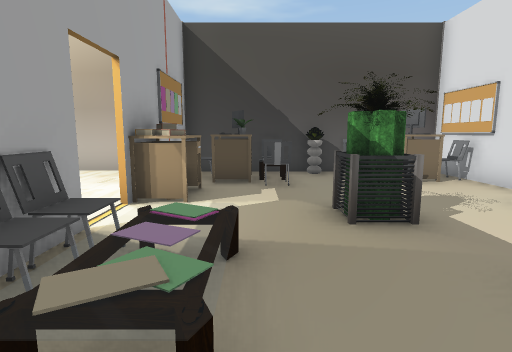
View 1 (above)

24 first-person views from a walk through a 3-D level made in the Unity game engine. The camera is 1.2 m above the floor, tilts 8° down and sees 80° across. The floor is counted in squares, 1 m on a side. Each view is taken from the middle of a square. On the plan, view 1 faces up. The plan holds only what a view shows up to about 13 squares ahead; the rest is blank. The place goes on beyond the plan. The player character is not drawn. Some surface patterns are stand-ins.

View 2
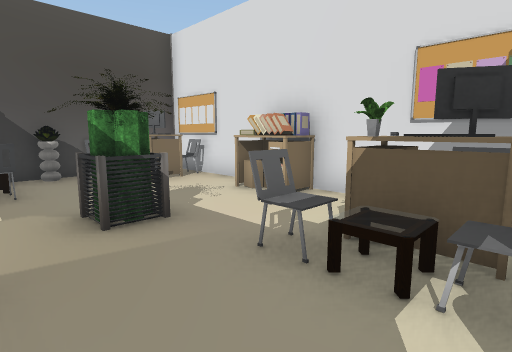

View 3
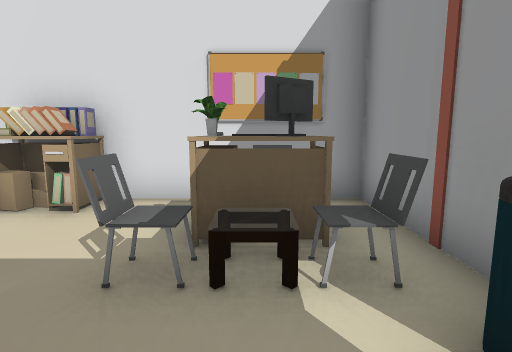

View 4
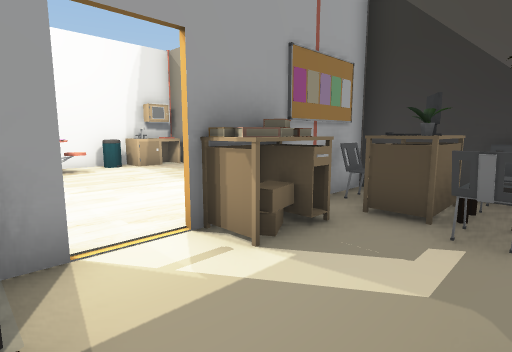

View 5
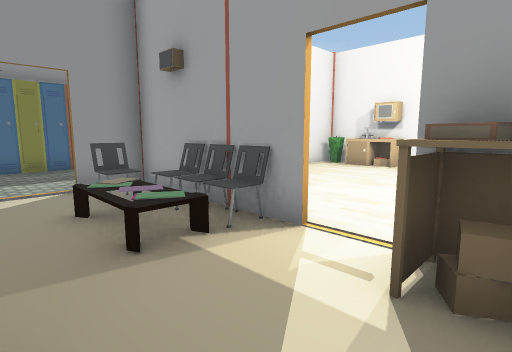

View 6
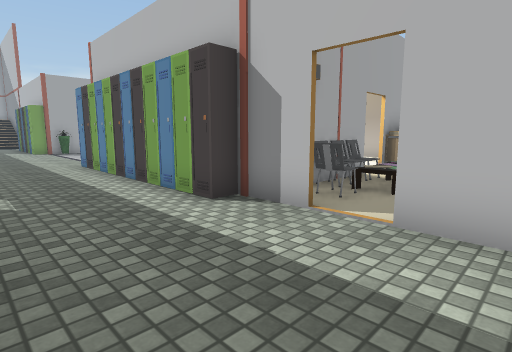

View 7
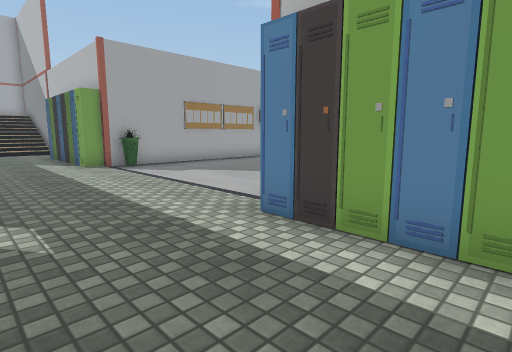

View 8
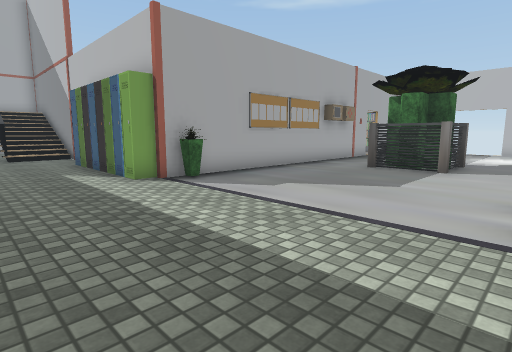

View 9
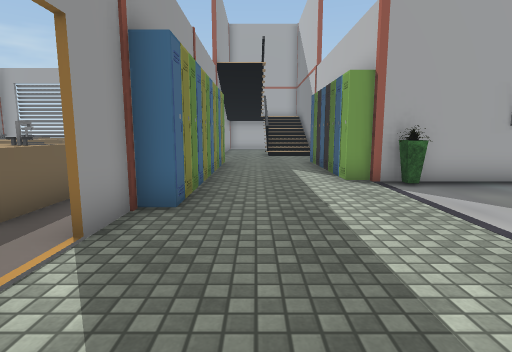

View 10
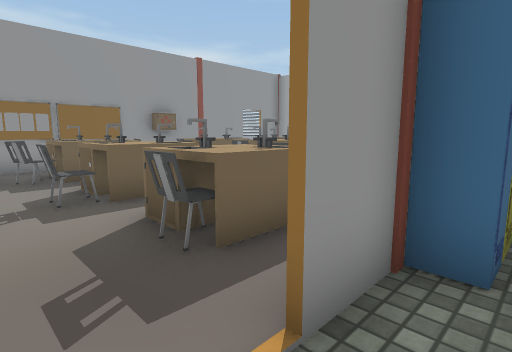

View 11
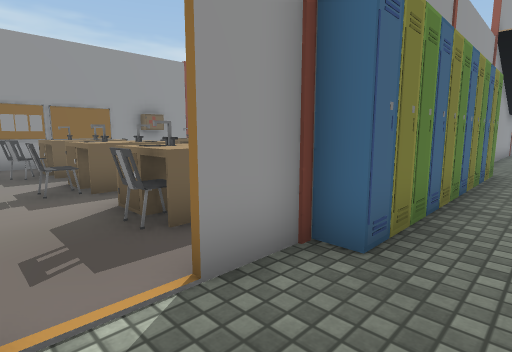

View 12
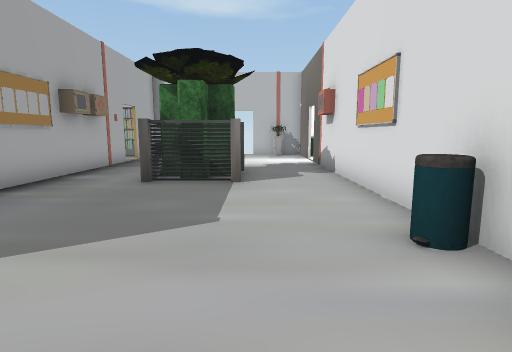

View 13
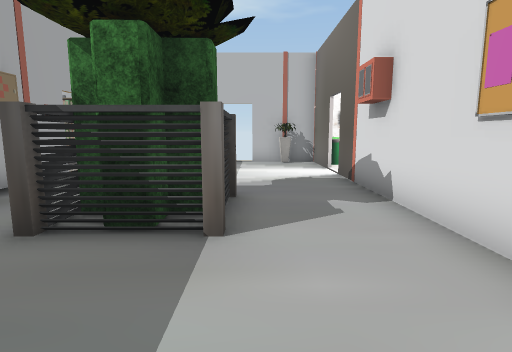

View 14
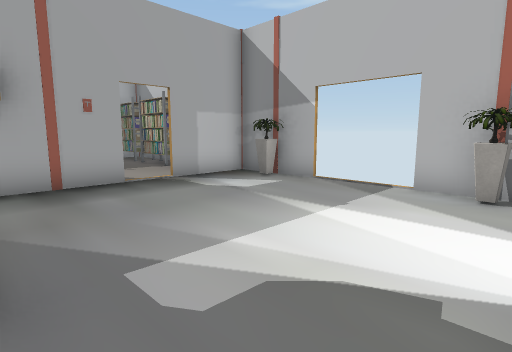

View 15
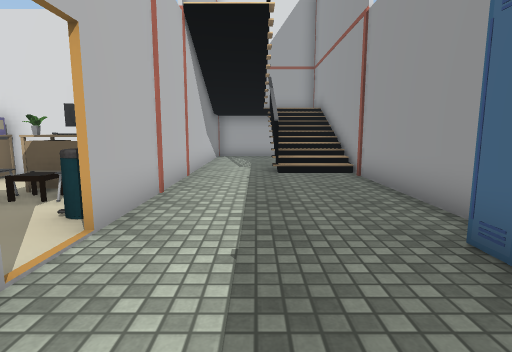

View 16
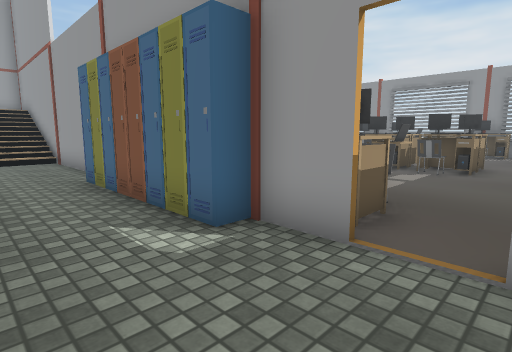

View 17
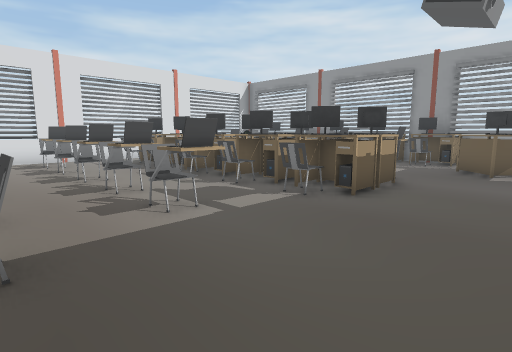

View 18
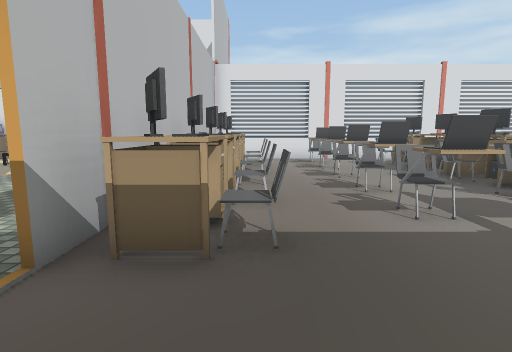

View 19
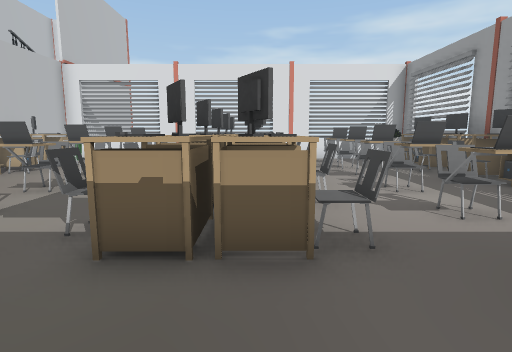

View 20
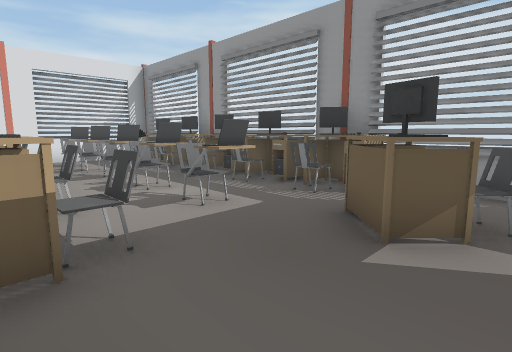

View 21
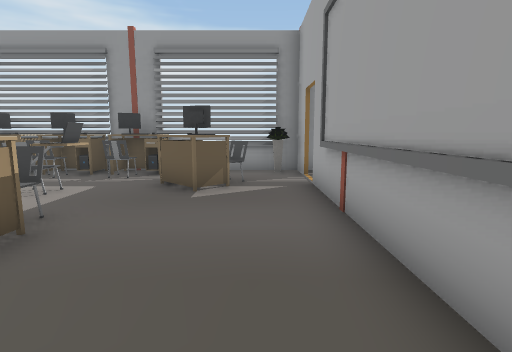

View 22
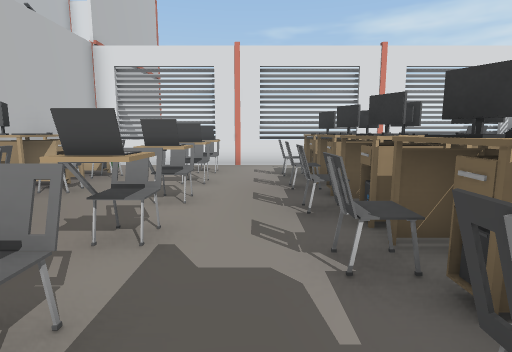

View 23
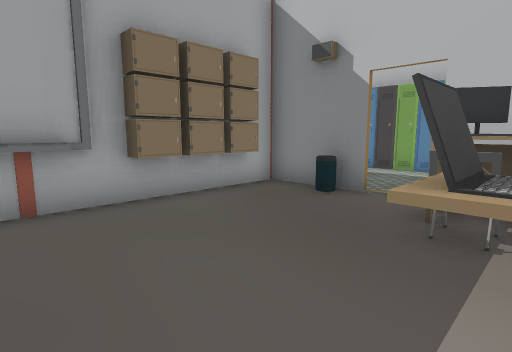

View 24
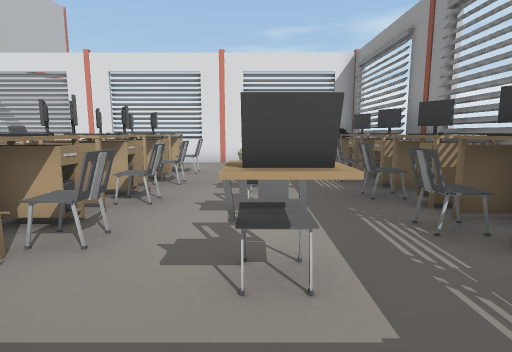

### Floor plan
Key: @ floor where view 1 was taken; # wall or solid block; x gap in a wall; . floor; / step, stairs or slope; C computer; T table; H chair; P plant; B books; I thing the floor can be seen under or through; N bin; L locker; R rack; O other object.
Columns run from 22 left of view 1 to 9 right of it. Each row starts with its distance up from view 1.
 15    ###x  x##
 14 RROO.O....O#
 13  ..#.......#
 12  ..........##
 11    x.......#
 10     .......#        #       #
  9    #........LT  #####CTOO TT#
  8     ........TT..... HOP.. CH#
  7    #...PP..#N...... BTTO. ..#
  6     ...PP..##O..... OT......#
  5    #.......#OO .... B..PP..T#
  4     .......#    ... I..PP..T#
  3    #.......## ..... O//.....#
  2    O.......#TT..... O//..PT.#
  1    O.......NLT...   O//..COH#
  0    OP.......P...    #O@N.TTO#
 -1 LLLL........LLLLLLLL##.N########
 -2 LLLL........LLLLLLLL............
 -3 ................................
 -4 ............................/x##
 -5 LLLLLLL..........LLLLLL.....////
 -6  LL  LL#.x  ##N.#LLLLLL#########
 -7       TT..  L...COCOC COO ..#
 -8      TTTO.  L...H.H.H.H.O...#
 -9      TTT..  L...............#
-10  TT   TT..  #...............#
-11  TTTOTTTO.  #....OOOOOOOOOO.#
-12  TT  TTT.   #...............#
-13       OT.   #....H.H.H.H.O..#
-14    OOOTTO   #...OCCCOCOC C  #
-15  OT  OTT    #...COCOCOCOC ..#
-16   ##        #...H.H.H.H.H...#
-17    #        #...............#
-18             #.T..OOOOOOOOOO.#
-19             #.CO............#
-20              .HT........  . #
-21            #OO  OCOCOCOC C.O#
-22            ##################

Positions as (right, up) in squares from view 1, and headings:
1: (0, 0), facing up
2: (0, 0), facing up-right
3: (0, 1), facing right
4: (1, 3), facing up-left
5: (1, 6), facing down-left
6: (2, -5), facing up-left
7: (-7, -5), facing up-left
8: (-11, -5), facing up-left
9: (-11, -4), facing left
10: (-13, -5), facing down-left
11: (-13, -4), facing down-left
12: (-13, -2), facing up
13: (-13, 2), facing up
14: (-11, 8), facing up-left
15: (-3, -3), facing right
16: (-8, -3), facing down-right
17: (-9, -8), facing down-right
18: (-9, -8), facing right
19: (-9, -15), facing right
20: (-9, -15), facing down-right
21: (-9, -12), facing down
22: (-6, -12), facing right
23: (-5, -12), facing up-left
24: (-7, -18), facing right
